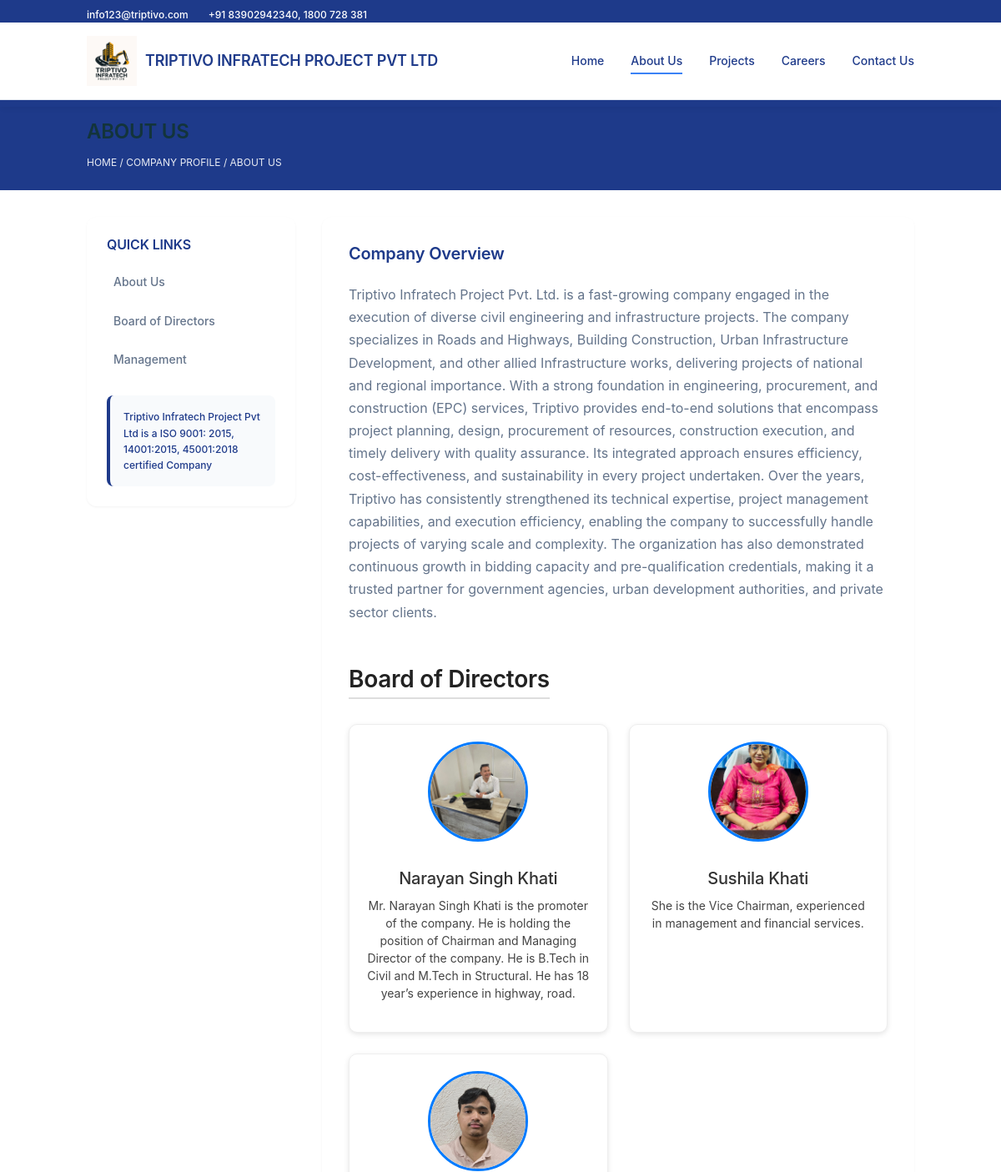
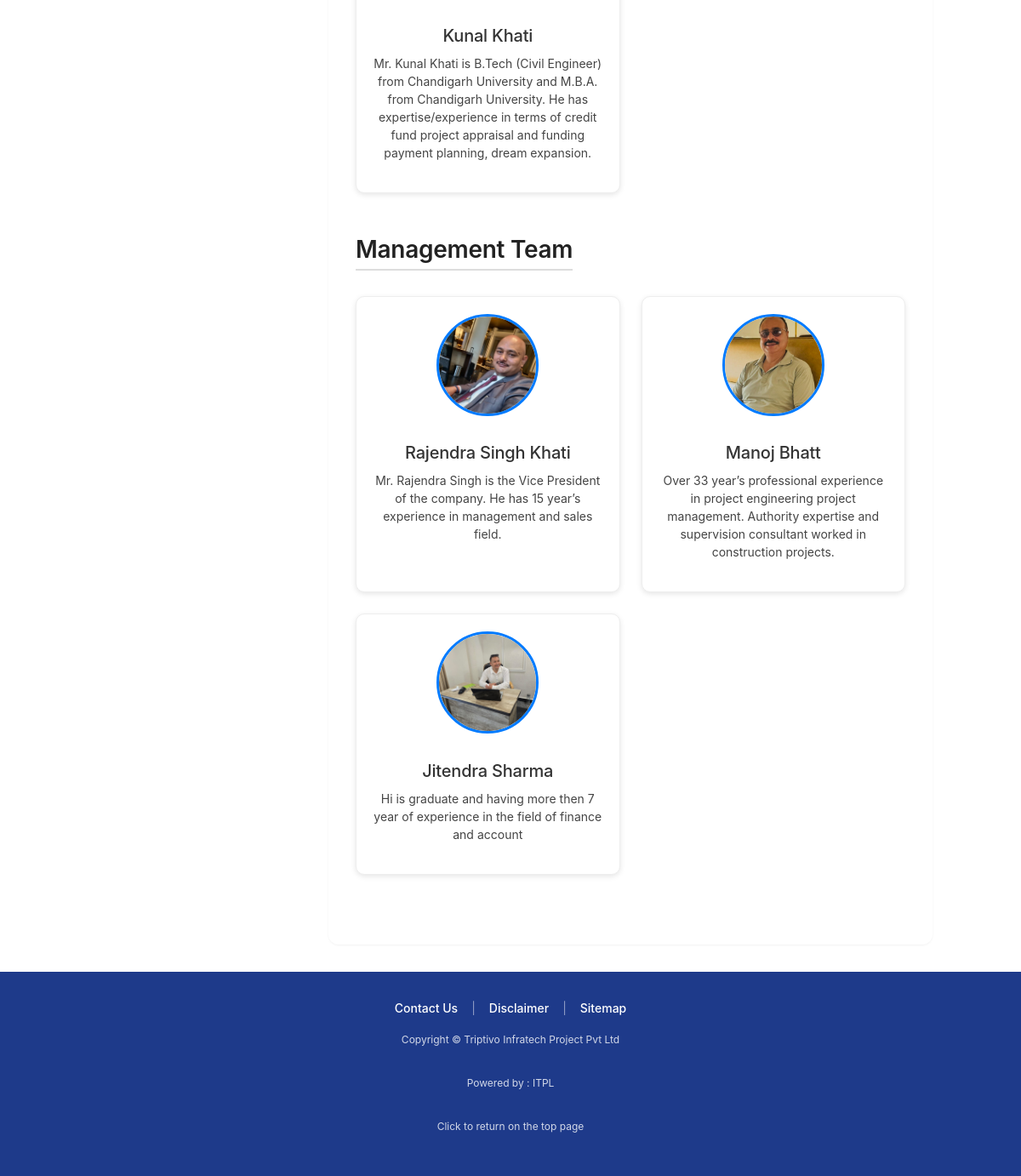
The page /about/ on the database its author committed (2 pictures, top to bottom).
### mainapp/models.py (models this page shows, shortened)
class BaseDetail(models.Model):
    email1 = models.EmailField()
    email2 = models.EmailField(blank=True)
    email3 = models.EmailField(blank=True)
    email4 = models.EmailField(blank=True)
    email5 = models.EmailField(blank=True)
    phone1 = models.CharField(max_length=15)
    phone2 = models.CharField(max_length=15, blank=True)
    location = models.TextField()

class AboutUs(models.Model):
    about = models.TextField()

class Team(models.Model):
    TEAM_CHOICES = [
        ('Board Of Directors', 'Board Of Directors'),
        ('Management', 'Management'),
    ]
    type = models.CharField(max_length=100, choices=TEAM_CHOICES)
    name = models.CharField(max_length=100)
    image = models.ImageField(upload_to='team_images/')
    about = models.TextField()

### mainapp/views.py (the view)
# urls.py: path('about/', views.about, name='about'),
def about(request):
    about_us = AboutUs.objects.first()
    teams = Team.objects.all()
    context['about_us'] = about_us
    context['teams'] = teams
    return render(request, 'mainapp/about.html', context)

### mainapp/templates/mainapp/about.html
{% extends 'base.html' %} {% block content %} {% load static %}
<section id="about-page" class="page-content active">
  <div class="page-header">
    <div class="container">
      <h1 class="page-title">ABOUT US</h1>
      <div class="breadcrumb">
        <a href="{% url 'home' %}" class="breadcrumb-link" data-page="home"
          >HOME</a
        >
        / <span>COMPANY PROFILE</span> /
        <span>ABOUT US</span>
      </div>
    </div>
  </div>
  <div class="container">
    <div class="page-layout">
      <aside class="sidebar">
        <div class="quick-links">
          <h3>QUICK LINKS</h3>
          <ul>
            <li>
              <a href="#" class="sidebar-link" data-page="about">About Us</a>
            </li>
            <li>
              <a href="#" class="sidebar-link">Board of Directors</a>
            </li>
            <li><a href="#" class="sidebar-link">Management</a></li>
          </ul>
        </div>
        <div class="certification-info">
          <p>
            Triptivo Infratech Project Pvt Ltd is a ISO 9001: 2015, 14001:2015,
            45001:2018 certified Company
          </p>
        </div>
      </aside>
      <main class="main-content-area">
        <div class="content-section">
          <h2>Company Overview</h2>
          <p class="company-description">{{about_us.about}}</p>
        </div>
        <div class="team-section">
          <h2 class="section-title" id="board-directors">Board of Directors</h2>
          <div class="team-grid">
            {% for member in teams %} {% if member.type == "Board Of Directors"%}
            <div class="team-card">
              <img src="{{member.image.url}}" alt="{{member.name}}" />
              <h3>{{member.name}}</h3>
              <p>{{member.about}}</p>
            </div>
            {% endif %} {% endfor %}
          </div>
        </div>
        <div class="team-section">
          <h2 class="section-title" id="management-team">Management Team</h2>
          <div class="team-grid">
            {% for member in teams %} {% if member.type == "Management"%}
            <div class="team-card">
              <img src="{{member.image.url}}" alt="{{member.name}}" />
              <h3>{{member.name}}</h3>
              <p>{{member.about}}</p>
            </div>
            {% endif %} {% endfor %}
          </div>
        </div>
      </main>
    </div>
  </div>
</section>
{% endblock %}

### templates/base.html (shortened to what this page needs)
{% load static %}
<!DOCTYPE html>
<html lang="en">
  <head>
    <link rel="stylesheet" href="{% static 'style.css' %}" />
  </head>
  <body>
    <header class="header">
      <div class="header-top">
        <div class="container">
          <div class="header-top-content">
            <div class="contact-info">
              <span class="contact-email">{{base_detail.email1}}</span>
              <span class="contact-phone"
                >{{base_detail.phone1}}, {{base_detail.phone2}}</span
              >
          </div>
        </div>
      </div>
      <div class="header-main">
        <div class="container">
          <div class="header-main-content">
            <div class="logo">
              <img src={% static 'logo.jpeg' %} height='60' width='60'>
              <h1>TRIPTIVO INFRATECH PROJECT PVT LTD</h1>
            </div>
            <nav class="nav" id="mainNav">
              <ul class="nav-list">
                <li>
                  <a href="{% url 'home' %}" class="nav-link active-section" data-page="home"
                    >Home</a
                  >
                </li>
                <li>
                  <a href="{% url 'about' %}" class="nav-link" data-page="about">About Us</a>
                </li>
                <li>
                  <a href="{% url 'projects' %}" class="nav-link" data-page="project">Projects</a>
                </li>
                <li>
                  <a href="{% url 'careers' %}" class="nav-link" data-page="careers">Careers</a>
                </li>
                <li>
                  <a href="{% url 'contact' %}" class="nav-link" data-page="contact"
                    >Contact Us</a
                  >
                </li>
              </ul>
            </nav>
          </div>
        </div>
      </div>
    </header>
    <main>
      {% block content %}
      {% endblock %}
    </main>
    <footer class="footer">
      <div class="container">
        <div class="footer-content">
          <div class="footer-links">
            <a href="{% url 'contact' %}" class="footer-link" data-page="contact">Contact Us</a>
            <span class="separator">|</span>
            <a href="#" class="footer-link">Disclaimer</a>
            <span class="separator">|</span>
            <a href="#" class="footer-link">Sitemap</a>
          </div>
          <p class="footer-copyright">
            Copyright © Triptivo Infratech Project Pvt Ltd
          </p>
          <p class="footer-powered">Powered by : ITPL</p>
          <p class="footer-scroll-text">Click to return on the top page</p>
        </div>
      </div>
    </footer>
  </body>
</html>

### rows shown on the page
BaseDetail: email1 "info123@triptivo.com", phone1 "+91 83902942340", phone2 "1800 728 381"
AboutUs: about "Triptivo Infratech Project Pvt. Ltd. is a fast-growing company engaged in the execution of diverse civil engineering and infrastructure projects. The company specializes in Roads and Highways, Building Construction, Urban Infrastructure Development, and other allied Infrastructure works, delivering projects of national and regional importance. With a strong foundation in engineering, procurement, and construction (EPC) services, Triptivo provides end-to-end solutions that encompass project planning, design, procurement of resources, construction execution, and timely delivery with quality assurance. Its integrated approach ensures efficiency, cost-effectiveness, and sustainability in every…"
Team: image (picture), name "Narayan Singh Khati", about "Mr. Narayan Singh Khati is the promoter of the company. He is holding the position of Chairman and Managing Director of the company. He is B.Tech in Civil and M.Tech in Structural. He has 18 year’s experience in highway, road."
Team: image (picture), name "Sushila Khati", about "She is the Vice Chairman, experienced in management and financial services."
Team: image (picture), name "Kunal Khati", about "Mr. Kunal Khati is B.Tech (Civil Engineer) from Chandigarh University and M.B.A. from Chandigarh University. He has expertise/experience in terms of credit fund project appraisal and funding payment planning, dream expansion."
Team: image (picture), name "Rajendra Singh Khati", about "Mr. Rajendra Singh is the Vice President of the company. He has 15 year’s experience in management and sales field."
Team: image (picture), name "Manoj Bhatt", about "Over 33 year’s professional experience in project engineering project management. Authority expertise and supervision consultant worked in construction projects."
Team: image (picture), name "Jitendra Sharma", about "Hi is graduate and having more then 7 year of experience in the field of finance and account"
